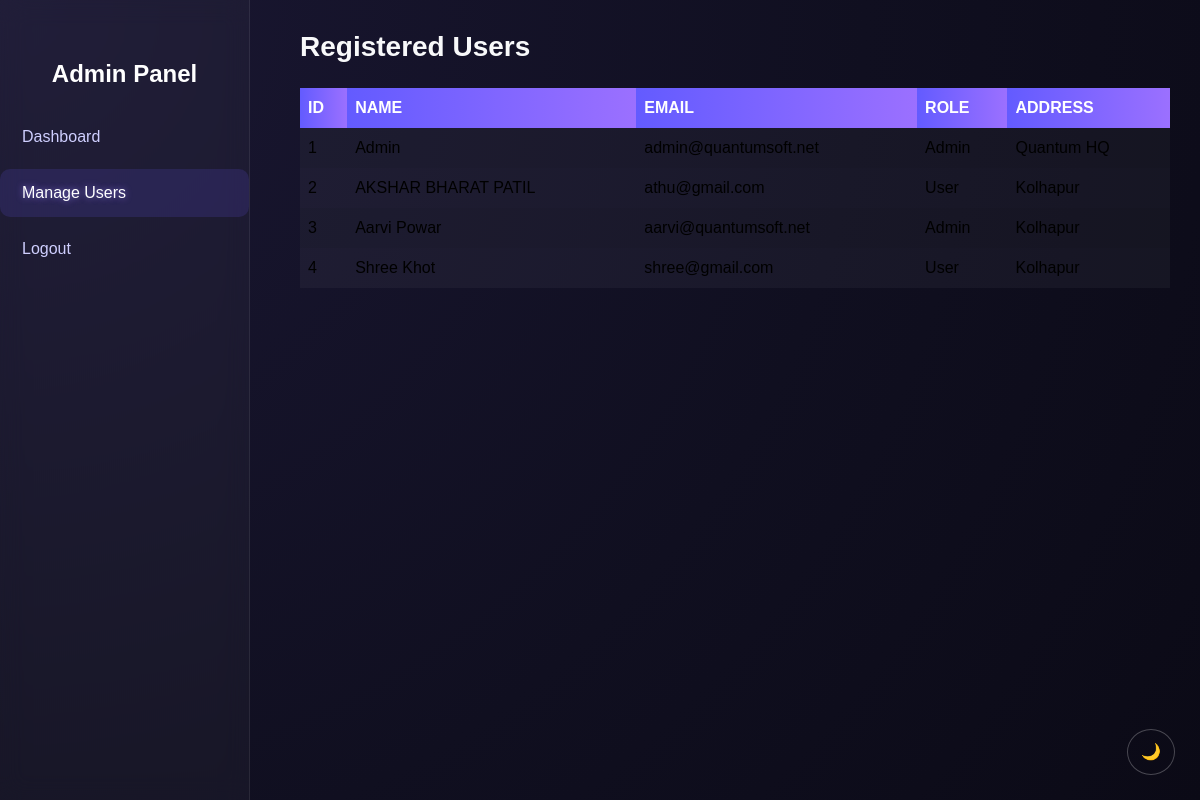
Page /admin/users (signed in) on the committed database.
### tables this page shows
CREATE TABLE users (
        id INTEGER PRIMARY KEY AUTOINCREMENT,
        name TEXT NOT NULL,
        email TEXT NOT NULL UNIQUE,
        address TEXT,
        password TEXT NOT NULL,
        role TEXT CHECK(role IN ('admin','user')) NOT NULL DEFAULT 'user'
    );

### app.py (the view)
@app.route("/admin/users")
def admin_users():
    if session.get("role") != "admin":
        flash("Admins only.", "danger")
        return redirect(url_for("index"))
    conn = get_db()
    users = conn.execute("SELECT id, name, email, role, address FROM users").fetchall()
    conn.close()
    return render_template("admin_users.html", users=users)

### app.py (called while the page is built)
def get_db():
    return get_db_connection()

### database.py (called while the page is built)
def ensure_instance():
    os.makedirs(INSTANCE_DIR, exist_ok=True)

def get_db_connection():
    ensure_instance()
    conn = sqlite3.connect(DB_PATH)
    conn.row_factory = sqlite3.Row
    return conn

### templates/admin_users.html (shortened to what this page needs)
<!doctype html>
<html>
  <head>
    <link href="https://cdn.jsdelivr.net/npm/bootstrap@5.3.2/dist/css/bootstrap.min.css" rel="stylesheet">
    <link rel="stylesheet" href="{{ url_for('static', filename='css/style.css') }}">
  </head>
  <body>
    <div class="sidebar">
      <h4> Admin Panel</h4>
      <a href="{{ url_for('admin_dashboard') }}"> Dashboard</a>
      <a href="{{ url_for('admin_users') }}" class="active"> Manage Users</a>
      <a href="{{ url_for('logout') }}"> Logout</a>
    </div>
    <div class="content">
      <h3 class="mb-4 text-light"> Registered Users</h3>
      {% if users %}
      <table class="table table-striped table-hover align-middle">
        <thead>
          <tr><th>ID</th><th>Name</th><th>Email</th><th>Role</th><th>Address</th></tr>
        </thead>
        <tbody>
          {% for u in users %}
          <tr>
            <td>{{ u.id }}</td>
            <td>{{ u.name }}</td>
            <td>{{ u.email }}</td>
            <td>{{ u.role|capitalize }}</td>
            <td>{{ u.address }}</td>
          </tr>
          {% endfor %}
        </tbody>
      </table>
      {% else %}
      <p class="text-muted">No users found.</p>
      {% endif %}
    </div>
  </body>
</html>

### static/css/style.css (style rules this page uses)
* { margin: 0; padding: 0; box-sizing: border-box; }
html, body { height: 100%; scroll-behavior: smooth; font-family: 'Poppins', sans-serif; background: radial-gradient(circle at top left, #1a1733 0%, #100f20 60%, #0b0a16 100%); color: #f1f1f1; -webkit-font-smoothing: antialiased; -moz-osx-font-smoothing: grayscale; }
h1, h2, h3, h4, h5, h6 { color: #ffffff; font-weight: 600; }
p, li, label, td, th { color: #f3f3ff; }
a { color: #9b86ff; text-decoration: none; transition: 0.3s; }
.sidebar { position: fixed; top: 0; left: 0; width: 250px; height: 100%; background: rgba(255, 255, 255, 0.03); backdrop-filter: blur(12px); border-right: 1px solid rgba(255, 255, 255, 0.08); padding-top: 60px; }
.sidebar h4 { color: #fff; text-align: center; margin-bottom: 1.5rem; }
.sidebar a { display: block; padding: 12px 22px; color: #cfcfff; text-decoration: none; border-radius: 10px; margin-bottom: 8px; transition: 0.3s; }
.sidebar a.active, .sidebar a:hover { background: rgba(110, 90, 255, 0.15); color: #ffffff; text-shadow: 0 0 6px rgba(155, 134, 255, 0.7); }
.content { margin-left: 270px; padding: 30px; }
.table { color: #fff; border-collapse: collapse; }
.table th { background: linear-gradient(90deg, #635bff, #9b70ff); border: none; color: #fff; text-transform: uppercase; }
.table td { background: rgba(255, 255, 255, 0.04); border: none; }

### rows in the picture
users: id "1", name "Admin", email "admin@quantumsoft.net", role "Admin", address "Quantum HQ"
users: id "2", name "AKSHAR BHARAT PATIL", email "athu@gmail.com", role "User", address "Kolhapur"
users: id "3", name "Aarvi Powar", email "aarvi@quantumsoft.net", role "Admin", address "Kolhapur"
users: id "4", name "Shree Khot", email "shree@gmail.com", role "User", address "Kolhapur"
